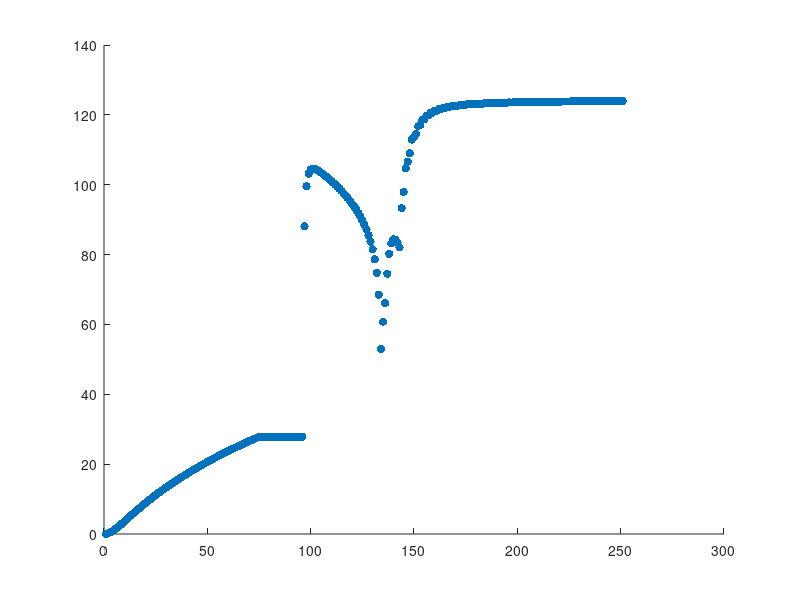

Here is the MATLAB script that generated this plot:
% Linear Differential Equation Plot
clc; clear;

realCD = .47;
BMass = 200;
PMass = 50;
GVol = 200;
z = 1; %initial altitude in meters
dz = 0; %initial change in altitude is 0 meters
vol = GVol; %the initial balloon volume is equal to the amount of air pumped in. (m^3)
dVol = 0; %the change of the volume is initally 0
r = 287; %This is the gas constant. Units are J/(kgK). 
Mb = 4.0026; %This is the molecular weight of the balloon gas (Helium)
p = 101325;%This is the inital atmospheric pressure (Pa) or kg/ms^2
temp = 15; %This is the initial temperature Celsius
tempK = temp + 273.15; % This is the temperature in Kelvin
RhoA = p/(287*tempK); %This is the density of air (kg/m^3)
Wg = Mb*p*vol/(r*tempK);
Wf = BMass*0.0098; % This is the weight of the balloon in Newtons (Bmass is in grams)
Wp = PMass*0.0098; % This is the weight of the payload in Newtons
cb = 0.55; % This is the apparent additional mass coefficient for balloons based on a study from UMich in 1995
g = 9.81; % acceleration caused by gravity (m/sec^2)
dt = 1;
radius = ((3/(4*pi))*vol)^(1/3);





%Constants
%A = 60;
%B = 60;
%C = 60;

float_dur = 22; % [s]

%Intervals
start_asc = 1;                  %ascending
stop_asc = 75;                 %ascending

start_fl = stop_asc;            %float    
stop_fl = start_fl + float_dur; %float

start_dec = stop_fl;            %descending
stop_dec = start_dec + 154;     %descending


%---- ASCENT ----
for t_asc = start_asc:stop_asc
    
    
     oldTemp = temp;
    oldTempK = tempK; % https://www.grc.nasa.gov/www/k-12/airplane/atmosmet.html
    if (z <= 11000) %Meters (Troposhpere)
        temp = 15.04 - 0.00649*z; 
        tempK = temp + 273.15;
        p = 101.29*((temp+273.1)/(288.08)).^5.256;
        
    elseif (z > 11000 && z < 25000) %Meters (Lower Stratosphere)
        temp = -56.46;
        tempK = temp + 273.15;
        p = 22.65*exp(1.73-0.000157*z);
        
    else %Upper Stratosphere
        temp = -131.21 + 0.00299*z; 
        tempK = temp + 273.15;
        p = 2.488 * ((temp+273.1)/216.6)^-11.388;
    end

    dTemp = abs(temp - oldTemp);
    dTempK = abs(tempK - oldTempK); 
    
    RhoA = (p/(.2869*(temp+273.1)))*9.81; %This is the density of air which needs to be updated. 9.81 is the conversion factor between kg and Newtons.

    Wg = Mb.*p.*vol/(r.*tempK); %The weight of the gas has to be updated for the new temperature
    
    radius = ((3/(4*pi))*vol).^(1/3);
    Ca = pi*radius.^2;   
    
    A = (Wp + Wf + Wg + cb.*p.*vol); 
    B = (1/2*g * realCD * RhoA * Ca); 
    C = (RhoA*vol - Wg - Wp - Wf);
    
    old_z = z;
    
    
    z = (A/C).*log(cosh( (sqrt(B).*sqrt(C).*t_asc)/A) );
    z_array(t_asc) = z;
    
    dz = z - old_z; %this is the change in altitude from the last second
    
    dVol = (r/(p*Mb))*(Wg*dTempK/dt)*dt + (RhoA/p)*(vol)*dz;
    
    vol = vol + dVol; 
    
    
end


%---- FLOAT ----
last_asc_idx = t_asc;           %get value of the "balloon" at the last time step
float_alt = z_array(last_asc_idx);    %set float_alt to value at end of ascent

for t = start_fl:stop_fl
    z = float_alt;
    z_array(t) = z;
end


%---- DESCENT ----
for t = start_dec:stop_dec
    
    
         oldTemp = temp;
    oldTempK = tempK; % https://www.grc.nasa.gov/www/k-12/airplane/atmosmet.html
    if (z <= 11000) %Meters (Troposhpere)
        temp = 15.04 - 0.00649*z; 
        tempK = temp + 273.15;
        p = 101.29*((temp+273.1)/(288.08))^5.256;
        
    elseif (z > 11000 && z < 25000) %Meters (Lower Stratosphere)
        temp = -56.46;
        tempK = temp + 273.15;
        p = 22.65*exp(1.73-0.000157*z);
        
    else %Upper Stratosphere
        temp = -131.21 + 0.00299*z; 
        tempK = temp + 273.15;
        p = 2.488 * ((temp+273.1)/216.6)^-11.388;
    end

    dTemp = abs(temp - oldTemp);
    dTempK = abs(tempK - oldTempK); 
    
    RhoA = (p/(.2869*(temp+273.1)))*9.81; %This is the density of air which needs to be updated. 9.81 is the conversion factor between kg and Newtons.

    Wg = Mb*p*vol/(r*tempK); %The weight of the gas has to be updated for the new temperature
    
    radius = ((3/(4*pi))*vol)^(1/3);
    Ca = pi*radius^2;   
    
    A = (Wp + Wf + Wg + cb*p*vol); 
    B = (1/2*g * realCD * RhoA * Ca); 
    C = (RhoA*vol - Wg - Wp - Wf);
    
    old_z = z;    
    
    z = (start_dec+float_alt)-(A/C)*log(cosh( (sqrt(B)*sqrt(C)*t)/A) );
    z_array(t) = z;
    
     dz = z - old_z; %this is the change in altitude from the last second
    
    dVol= (r/(p*Mb))*(Wg*dTempK/dt)*dt + (RhoA/p)*(vol)*dz;
    
    vol = vol + dVol; 
    
end

%{
%Normal Plot
plot(z_array);
%}

%Scatter plot
t = 1:length(z_array);
scatter(t,z_array,'filled');


%{
%Zeroline
hold on;
zeroline = zeros(length(z_array));
plot(zeroline);
hold off;
%}
%}
